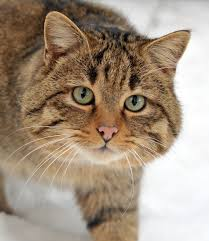
#> input picture Без названия.jpg, 209 x 241 px
$ python 2.py
#> lines starting #> are read from the running program, lines starting #| are printed output that depends on the picture
from PIL import Image
from PIL import ImageFilter
from PIL import ImageEnhance

with Image.open('Без названия.jpg')as pic_original:
#> pic_original is the input picture: PIL image 209x241 RGB; mean R, G, B 164.5, 147.2, 129
    pic_gray = pic_original.convert('L')
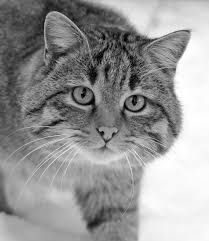
#> pic_gray: PIL image 209x241 L; min 1, max 255, mean 150.3
    pic_gray.save('gray.jpg')
    pic_gray.show

with Image.open('Без названия.jpg')as pic_original:
    pic_contrast= ImageEnhance.Contrast(pic_original).enhance(1.5)
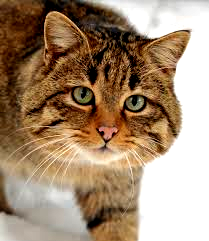
#> pic_contrast: PIL image 209x241 RGB; mean R, G, B 164.5, 139.2, 113.9
    pic_contrast.save('contrast.jpg')
    pic_contrast.show

with Image.open('Без названия.jpg')as pic_original:
    pic_filter = pic_original.filter(ImageFilter.BLUR)
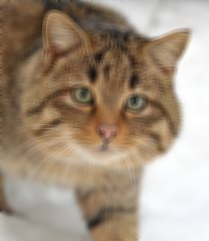
#> pic_filter: PIL image 209x241 RGB; mean R, G, B 164.6, 147.3, 129.1
    pic_filter.save('filter.jpg')
    pic_filter.show

with Image.open('Без названия.jpg')as pic_original:
    pic_corect = pic_original.filter(ImageFilter.EMBOSS )
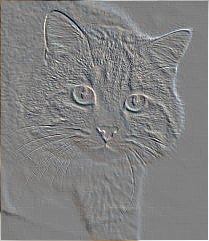
#> pic_corect: PIL image 209x241 RGB; mean R, G, B 129.3, 129.3, 129.2
    pic_corect.save('corect.jpg')
    pic_corect.show
